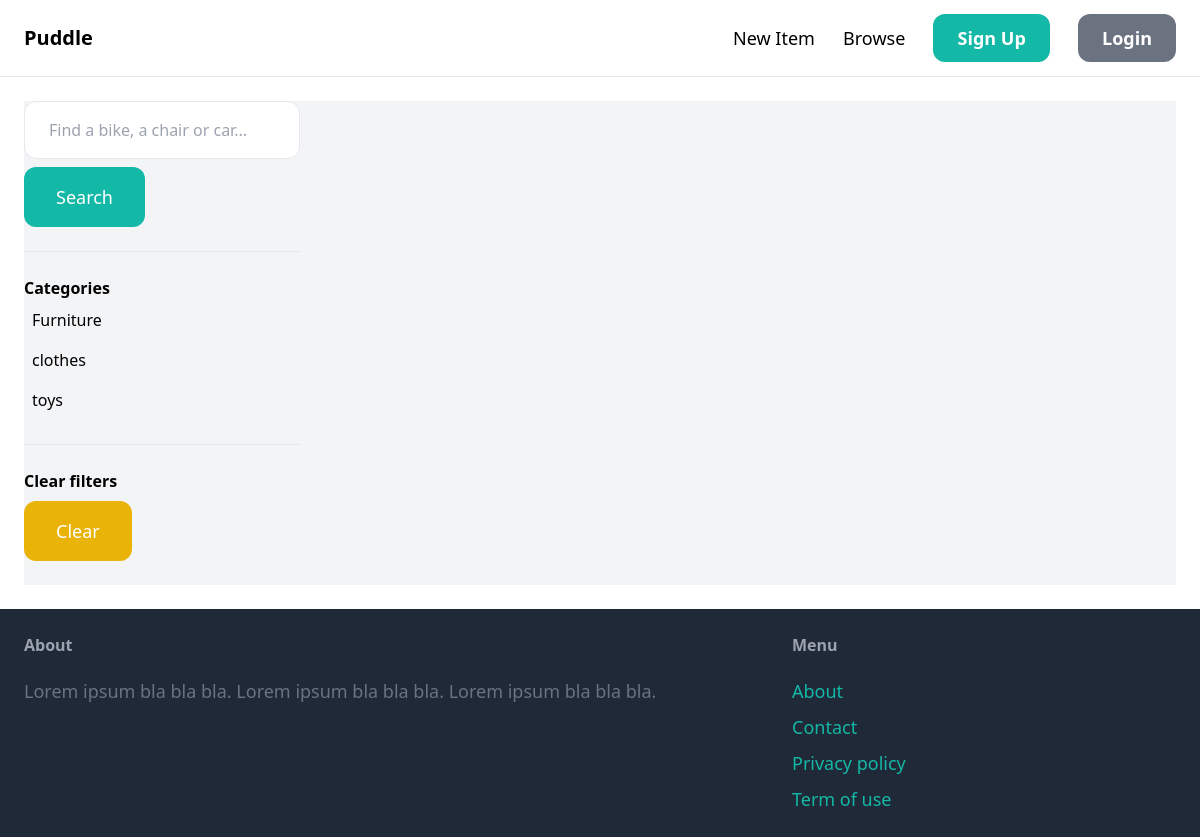
Page /item/?query=&category=6 on the earlier database version.
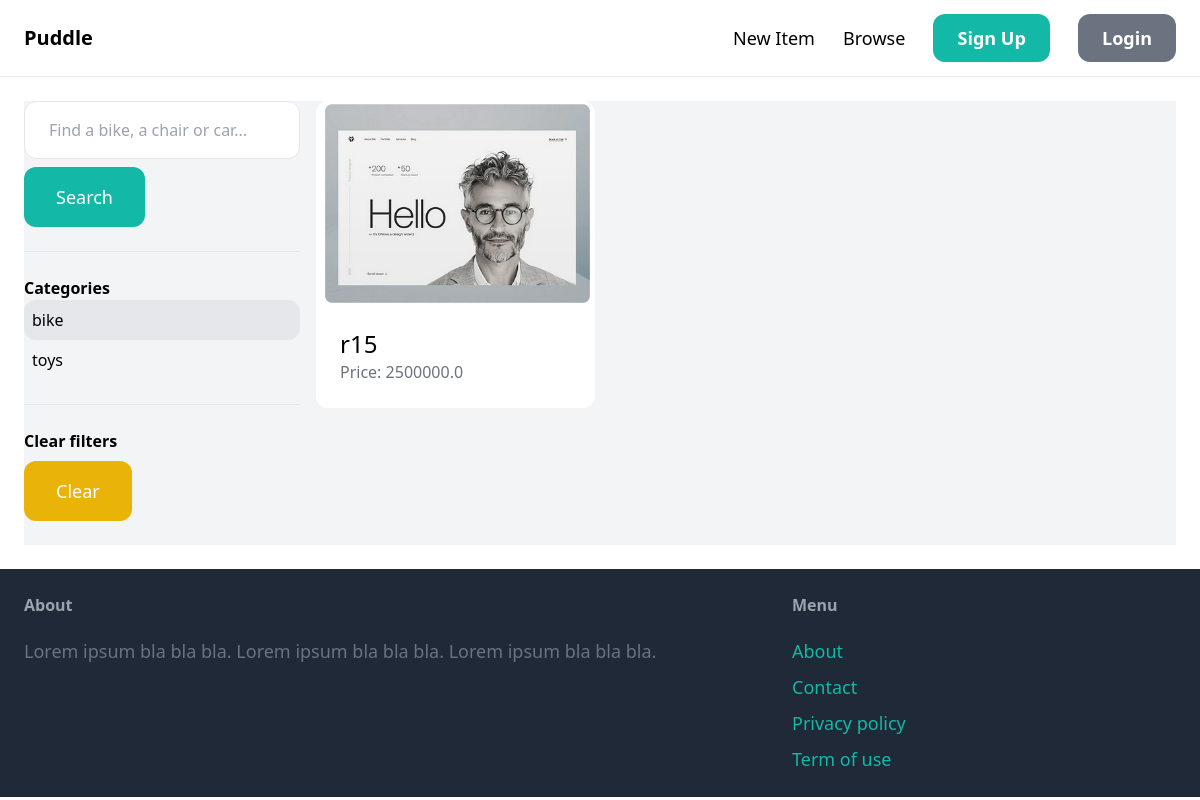
Same page on the later database version.
### item/models.py (models this page shows, shortened)
class Category(models.Model):
    name = models.CharField(max_length=255)
    class Meta:
        ordering = ('name',)
        verbose_name_plural = "Categories"

class Item(models.Model):
    category = models.ForeignKey(Category, related_name='items', on_delete=models.CASCADE)
    name = models.CharField(max_length=255)
    description = models.TextField(blank=True, null=True)
    price = models.FloatField()
    image = models.ImageField(upload_to='item_images', blank=True, null=True)
    is_sold = models.BooleanField(default=False)
    created_by = models.ForeignKey(User, related_name='items', on_delete=models.CASCADE)
    created_at = models.DateTimeField(auto_now_add=True)

### item/views.py (the view)
# urls.py: path("",views.items , name="items"),
def items(request):
    query = request.GET.get('query', '')
    categories = Category.objects.all()
    category_id = request.GET.get('category', 0)
    items = Item.objects.filter(is_sold=False)
    if category_id:
        items = items.filter(category=category_id)
    if query:
        items = items.filter(Q(name__icontains=query) | Q(description__icontains=query))
    return render(request, 'item/items.html',{
        "items" : items,
        'qurey':query,
        'categories': categories,
        'category_id' : int(category_id)
    })

### item/templates/item/items.html (shortened to what this page needs)
{% extends 'core/base.html' %}
{% block content %}
    <div class="pb-6 grid grid-cols-4 gap-4 bg-gray-100">
        <div class="col-span-1">
            <form method="get" action="{% url "item:items" %}">
                <input name="query" class="w-full py-4 px-6 border rounded-xl" type="text" value="" placeholder="Find a bike, a chair or car...">
                <button class="mt-2 py-4 px-8 text-lg bg-teal-500 text-white rounded-xl">Search</button>
            </form>
            <hr class="my-6">
            <p class="font-semibold">Categories</p>
            <ul>
                {% for category in categories %}
                    <li class="py-2 px-2 rounded-xl{% if category.id == category_id %} bg-gray-200{% endif %}">
                        <a href="{% url 'item:items' %}?query={{query}}&category={{ category.id }}">{{ category.name }}</a>
                    </li>
                {% endfor %}
            </ul>
            <hr class="my-6">
            <p class="font-semibold">Clear filters</p>
            <ul>
                <li><a href="{% url 'item:items' %}" class="mt-2 py-4 px-8 inline-block bg-yellow-500 text-lg rounded-xl text-white">Clear</a>
        </div>
        <div class="col-span-3">
            <div class="grid grid-cols-3 gap-3">
                {% for item in items %}
                    <div>
                        <a href="{% url 'item:detail' item.id %}">
                            <div>
                                <img src="{{ item.image.url }}" class="rounded-t-xl">
                            </div>
                            <div class="p-6 bg-white rounded-b-xl">
                                <h2 class="text-2xl">{{ item.name }}</h2>
                                <p class="text-gray-500">Price: {{ item.price }}</p>
                            </div>
                        </a>
                    </div>
                {% endfor %}
            </div>
        </div>
    </div>
{% endblock %}

### core/templates/core/base.html (shortened to what this page needs)
{% load static %}
<!DOCTYPE html>
<html lang="en">
<head>
    <script src="https://cdn.tailwindcss.com"></script>
    <link rel="stylesheet" href="{% static 'core/style.css' %}">
</head>
<body>
    <nav class="py-6 px-6 flex justify-between items-center border-b border-gray-200">
        <a href="/" class="text-xl font-semibold">Puddle</a>
        <div class="space-x-6">
            <a href="{% url 'item:new' %}" class="text-lg font—semibold hover:text-gray-500">New Item</a>
            <a href="{% url "item:items" %}" class="text-lg font—semibold hover:text-gray-500">Browse</a>
            {% if user.is_authenticated %}
                <a href="{% url "conversation:inbox" %}" class="px-6 py-3 text-lg font-semibold bg-teal-500 text-white rounded-xl hover:bg-teal-700">Inbox</a>
                <a href="{% url 'dashboard:dashboard' %}" class="px-6 py-3 text-lg font-semibold bg-gray-500 text-white rounded-xl hover:bg-gray-700">Dashboard</a>
                <a href="{% url 'core:logout' %}" class="px-6 py-3 text-lg font-semibold bg-red-500 text-white rounded-xl hover:bg-red-700">Logout</a>
            {% else %}
                <a href="{% url 'core:signup' %}" class="px-6 py-3 text-lg font-semibold bg-teal-500 text-white rounded-xl hover:bg-teal-700">Sign Up</a>
                <a href="{% url 'core:login' %}" class="px-6 py-3 text-lg font-semibold bg-gray-500 text-white rounded-xl hover:bg-gray-700">Login</a>
            {% endif %}
        </div>
    </nav>
    <div class="px-6 py-6" >
        {% block content %}
        {% endblock %}
    </div>
    <footer class="py-6 px-6 flex justify-between bg-gray-800">
        <div class="w-2/3 pr-10">
            <h3 class="mb-5 font-semibold text-gray-400">About</h3>
            <p class="text-lg text-gray-500">Lorem ipsum bla bla bla. Lorem ipsum bla bla bla. Lorem ipsum bla bla bla.</p>
        </div>
        <div class="w-1/3">
            <h3 class="mb-5 font-semibold text-gray-400">Menu</h3>
            <ul class="space-y-2">
                <li><a href="#" class="text-lg text-teal-500 hover:text-teal-700">About</a></li>
                <li><a href="{% url 'core:contact' %}" class="text-lg text-teal-500 hover:text-teal-700">Contact</a></li>
                <li><a href="#" class="text-lg text-teal-500 hover:text-teal-700">Privacy policy</a></li>
                <li><a href="#" class="text-lg text-teal-500 hover:text-teal-700">Term of use</a></li>
            </ul>
        </div>
    </footer>
</body>
</html>

### core/static/core/style.css (style rules this page uses)
form button { margin-top: 1rem; }

Differences in the rows shown:
removed Category: name "Furniture"
removed Category: name "clothes"
added Category: name "bike"
added Item: image (picture), name "r15", price "2500000.0"
